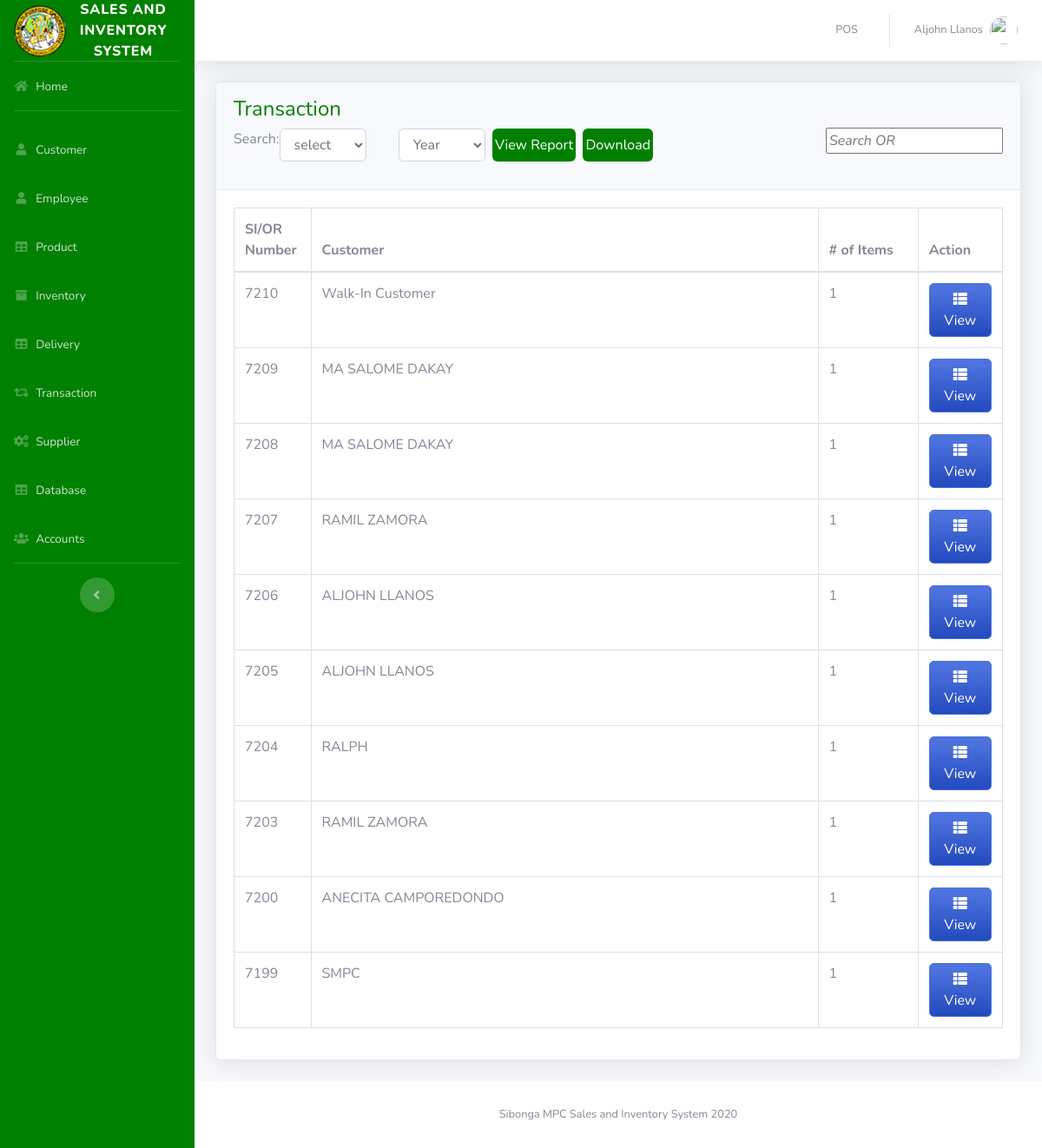
The page /pages/transaction.php (signed in) on the database its author committed.
### tables this page shows
CREATE TABLE `transaction` (
  `TRANS_ID` int(11) NOT NULL AUTO_INCREMENT,
  `CUST_ID` int(15) NOT NULL,
  `NUMOFITEMS` varchar(250) NOT NULL,
  `SUBTOTAL` varchar(50) NOT NULL,
  `LESSVAT` varchar(50) NOT NULL,
  `NETVAT` varchar(50) NOT NULL,
  `ADDVAT` varchar(50) NOT NULL,
  `GRANDTOTAL` varchar(250) NOT NULL,
  `CASH` float NOT NULL,
  `C_CHANGE` float NOT NULL,
  `DATE` varchar(50) NOT NULL,
  `TRANS_D_ID` varchar(250) NOT NULL,
  `OR_NUMBER` int(20) NOT NULL,
  PRIMARY KEY (`TRANS_ID`)
);

CREATE TABLE `customer` (
  `CUST_ID` int(11) NOT NULL AUTO_INCREMENT,
  `FIRST_NAME` varchar(50) NOT NULL,
  `LAST_NAME` varchar(50) NOT NULL,
  `PHONE_NUMBER` varchar(15) NOT NULL,
  `ADDRESS` varchar(100) NOT NULL,
  `PO_MEMBER` varchar(50) NOT NULL,
  `PO_CARD_NO` int(50) NOT NULL,
  `PO_DATE_ISSUED` varchar(50) NOT NULL,
  `PO_DATE_DUE` varchar(50) NOT NULL,
  PRIMARY KEY (`CUST_ID`)
);

### pages/transaction.php (the view, shortened to what this page needs)
<?php
include'../includes/connection.php';
include'../includes/sidebar.php';
?>
            <div class="card shadow mb-4">
            <div class="card-header py-3">
              <h4 style="color: green;">Transaction</h4>
               <div class="form-group" style="display: flex; flex-direction: row;">
                <label>Search:</label>
                  <select id="sort_by" onclick="search_sales()" class='form-control' style="width: 100px;">
                    <option selected disabled value="0"> select </option>
                  </select>
                  <select id="sales_year" class='form-control' name='year' style="width: 100px;">
                    <option disabled selected hidden>Year</option>
                  </select>
                <button style=" background: green; border: green; color: white; padding: 3px; border-radius: 6px;" onclick="search_sales_report()"> View Report </button> &nbsp;&nbsp;
                <button style=" background: green; border: green; color: white; padding: 3px; border-radius: 6px;" onclick="fnExcelReport()"> Download </button>
               </div>
               <input type="text" onkeypress="return isNumberKey(event)" name="search_or" id="search_or" autofocus="" placeholder="Search OR" onkeyup="search_or()" style="float: right; margin-top: -55px; font-style: italic;">
            </div>
            <div class="card-body" id="show_sort_results">
              <div class="table-responsive">
                <table class="table table-bordered" id="dataTable" width="100%" cellspacing="0">
               <thead>
                   <tr>
                     <th width="10%">SI/OR Number</th>
                     <th>Customer</th>
                     <th width="13%"># of Items</th>
                     <th width="11%">Action</th>
                   </tr>
               </thead>
          <tbody>
<?php
    $query = 'SELECT *, FIRST_NAME, LAST_NAME
              FROM transaction T
              JOIN customer C ON T.`CUST_ID`=C.`CUST_ID`
              ORDER BY TRANS_ID DESC LIMIT 10';
        $result = mysqli_query($db, $query) or die (mysqli_error($db));
            while ($row = mysqli_fetch_assoc($result)) {
                echo '<tr>';
                echo '<td>'. $row['OR_NUMBER'].'</td>';
                echo '<td>'. $row['FIRST_NAME'].' '. $row['LAST_NAME'].'</td>';
                echo '<td>'. $row['NUMOFITEMS'].'</td>';
                      echo '<td align="right">
                              <a type="button" class="btn btn-primary bg-gradient-primary" href="trans_view.php?action=edit & id='.$row['TRANS_ID'] . '"><i class="fas fa-fw fa-th-list"></i> View</a>
                          </div> </td>';
                echo '</tr> ';
                        }
?>
<?php
include'../includes/footer.php';
?>

### includes/sidebar.php (shortened to what this page needs)
<!DOCTYPE html>
<html lang="en">
<head>
  <link href="../vendor/fontawesome-free/css/all.min.css" rel="stylesheet" type="text/css">
  <link href="../css/sb-admin-3.css" rel="stylesheet">
  <link href="../vendor/datatables/dataTables.bootstrap4.min.css" rel="stylesheet">
</head>
<body id="page-top">
  <div id="wrapper">
    <ul class="navbar-nav bg-gradient-primary sidebar sidebar-dark accordion" style="background: green;" id="accordionSidebar">
      <a class="sidebar-brand d-flex align-items-center justify-content-center" href="index.php">
        <div class="sidebar-brand-icon rotate-n-15">
          <i> <img src="../img/smpcemoji1.png"></i>
        </div>
        <div class="sidebar-brand-text mx-3">Sales and Inventory System</div>
      </a>
      <hr class="sidebar-divider my-0">
      <li class="nav-item">
        <a class="nav-link" href="index.php">
          <i class="fas fa-fw fa-home"></i>
          <span>Home</span></a>
      </li>
      <hr class="sidebar-divider">
      <li class="nav-item">
        <a class="nav-link" href="customer.php">
          <i class="fas fa-fw fa-user"></i>
          <span>Customer</span></a>
      </li>
      <li class="nav-item">
        <a class="nav-link" href="employee.php">
          <i class="fas fa-fw fa-user"></i>
          <span>Employee</span></a>
      </li>
      <li class="nav-item">
        <a class="nav-link" href="product.php">
          <i class="fas fa-fw fa-table"></i>
          <span>Product</span></a>
      </li>
      <li class="nav-item">
        <a class="nav-link" href="inventory.php">
          <i class="fas fa-fw fa-archive"></i>
          <span>Inventory</span></a>
      </li>
       <li class="nav-item">
        <a class="nav-link" href="delivery.php">
            <i class="fas fa-fw fa-table"></i>
          <span>Delivery</span></a>
      </li>
      <li class="nav-item">
        <a class="nav-link" href="transaction.php">
          <i class="fas fa-fw fa-retweet"></i>
          <span>Transaction</span></a>
      </li>
      <li class="nav-item">
        <a class="nav-link" href="supplier.php">
          <i class="fas fa-fw fa-cogs"></i>
          <span>Supplier</span></a>
      </li>
      <li class="nav-item">
       <a class="nav-link" href="backup.php">
          <i class="fas fa-fw fa-table"></i>
          <span>Database</span></a>
      </li>
      <li class="nav-item">
        <a class="nav-link" href="user.php">
          <i class="fas fa-fw fa-users"></i>
          <span>Accounts</span></a>
      </li>
      <hr class="sidebar-divider d-none d-md-block">
      <div class="text-center d-none d-md-inline">
        <button class="rounded-circle border-0" id="sidebarToggle"></button>
      </div>
    </ul>
    <?php include_once 'topbar.php'; ?>

### includes/topbar.php (shortened to what this page needs)
<div id="content-wrapper" class="d-flex flex-column" >
  <div id="content" >
    <nav class="navbar navbar-expand navbar-light bg-white topbar mb-4 static-top shadow" >
      <ul class="navbar-nav ml-auto" >
        <li class="nav-item dropdown no-arrow">
          <a class="nav-link" href="pos.php" role="button">
            <span class="mr-2 d-none d-lg-inline text-gray-600 small">POS</span>
          </a>
        </li>
        <li class="nav-item dropdown no-arrow">
          <a class="nav-link dropdown-toggle" href="#" id="userDropdown" role="button" data-toggle="dropdown" aria-haspopup="true" aria-expanded="false">
            <span class="mr-2 d-none d-lg-inline text-gray-600 small"><?php echo  $_SESSION['FIRST_NAME']. ' '.$_SESSION['LAST_NAME'] ;?></span>
            <img class="img-profile rounded-circle"
            <?php
              if($_SESSION['GENDER']=='Male'){
                echo 'src="https://encrypted-tbn0.gstatic.com/images?q=tbn:ANd9GcTS0rikanm-OEchWDtCAWQ_s1hQq1nOlQUeJr242AdtgqcdEgm0Dg"';
              }else{
                echo 'src="https://encrypted-tbn0.gstatic.com/images?q=tbn:ANd9GcSNngF0RFPjyGl4ybo78-XYxxeap88Nvsyj1_txm6L4eheH8ZBu"';
              }
            ?>>
          </a>
        </li>
      </ul>
    </nav>
    <div class="container-fluid">

### includes/footer.php (shortened to what this page needs)
      <footer class="sticky-footer bg-white">
        <div class="container my-auto">
          <div class="copyright text-center my-auto">
              <span>Sibonga MPC Sales and Inventory System 2020</span>
          </div>
        </div>
      </footer>
</body>
</html>

### rows shown on the page
transaction: OR_NUMBER "7210", CUST_ID.FIRST_NAME "Walk-In", CUST_ID.LAST_NAME "Customer", NUMOFITEMS "1"
transaction: OR_NUMBER "7209", CUST_ID.FIRST_NAME "MA SALOME", CUST_ID.LAST_NAME "DAKAY", NUMOFITEMS "1"
transaction: OR_NUMBER "7208", CUST_ID.FIRST_NAME "MA SALOME", CUST_ID.LAST_NAME "DAKAY", NUMOFITEMS "1"
transaction: OR_NUMBER "7207", CUST_ID.FIRST_NAME "RAMIL", CUST_ID.LAST_NAME "ZAMORA", NUMOFITEMS "1"
transaction: OR_NUMBER "7206", CUST_ID.FIRST_NAME "ALJOHN", CUST_ID.LAST_NAME "LLANOS", NUMOFITEMS "1"
transaction: OR_NUMBER "7205", CUST_ID.FIRST_NAME "ALJOHN", CUST_ID.LAST_NAME "LLANOS", NUMOFITEMS "1"
transaction: OR_NUMBER "7204", CUST_ID.FIRST_NAME "RALPH", NUMOFITEMS "1"
transaction: OR_NUMBER "7203", CUST_ID.FIRST_NAME "RAMIL", CUST_ID.LAST_NAME "ZAMORA", NUMOFITEMS "1"
transaction: OR_NUMBER "7200", CUST_ID.FIRST_NAME "ANECITA", CUST_ID.LAST_NAME "CAMPOREDONDO", NUMOFITEMS "1"
transaction: OR_NUMBER "7199", CUST_ID.FIRST_NAME "SMPC", NUMOFITEMS "1"

### other values the page prints
$_SESSION['FIRST_NAME'] "Aljohn"
$_SESSION['LAST_NAME'] "Llanos"
